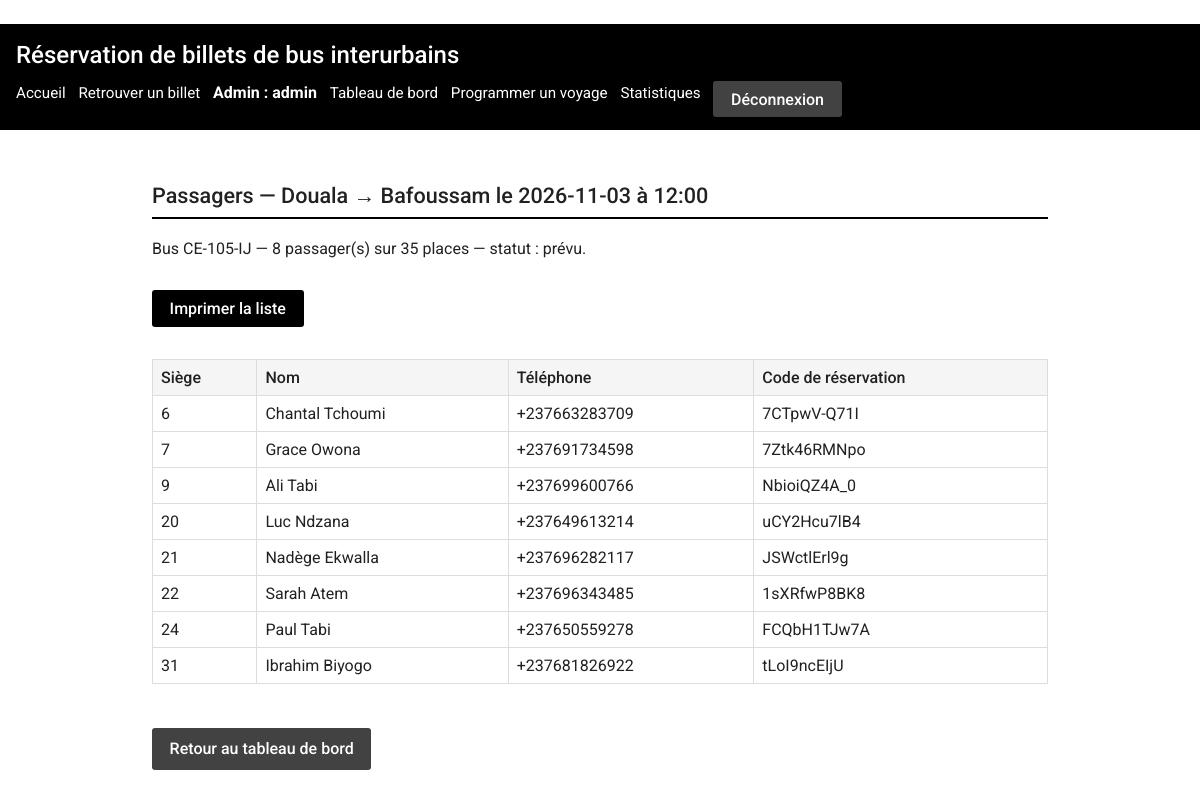
Page /admin/voyages/59/passagers (signed in) on the earlier database version.
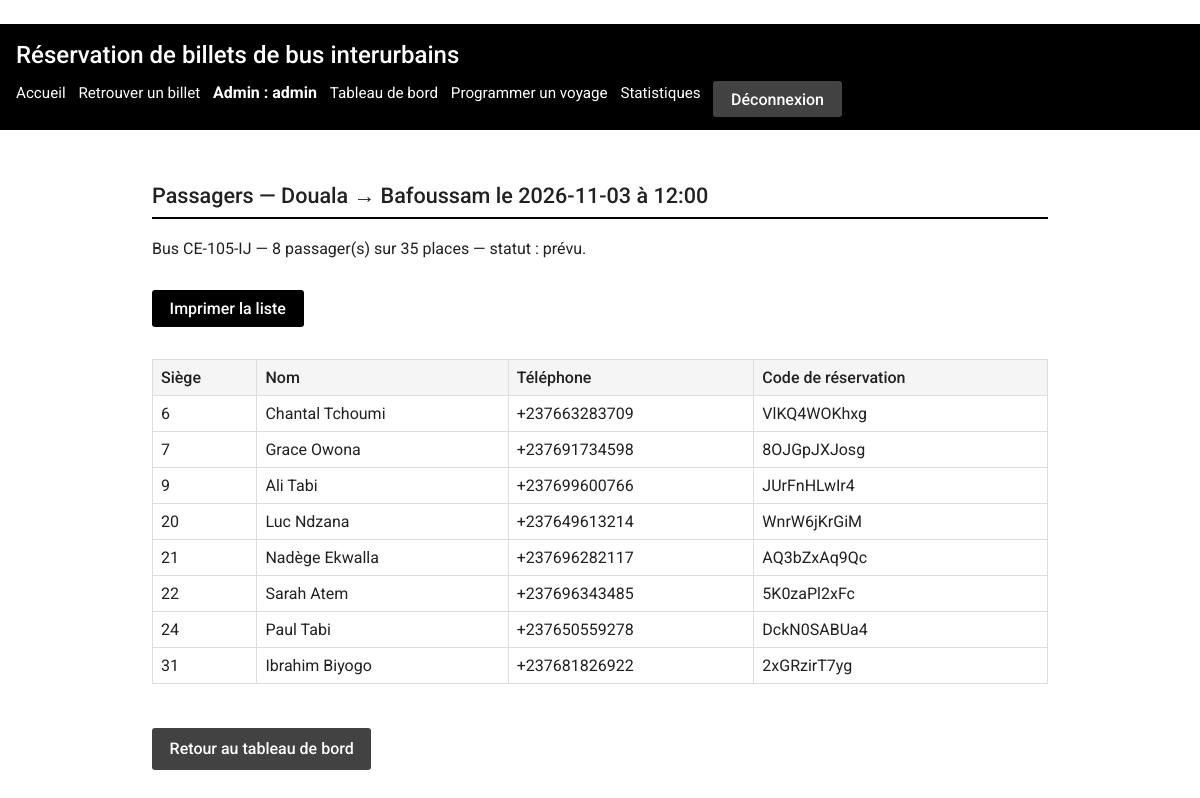
Same page on the later database version.
### tables this page shows
CREATE TABLE billets (
    id               INTEGER PRIMARY KEY AUTOINCREMENT,
    voyage_id        INTEGER NOT NULL REFERENCES voyages(id),
    numero_siege     INTEGER NOT NULL CHECK (numero_siege >= 1),
    nom              TEXT NOT NULL,
    telephone        TEXT NOT NULL,
    piece_identite   TEXT NOT NULL,
    code_reservation TEXT NOT NULL UNIQUE,
    date_achat       TEXT NOT NULL,     -- format ISO AAAA-MM-JJ
    -- Anti double-vente : un siège jamais deux fois pour le même voyage
    UNIQUE (voyage_id, numero_siege)
);

### app.py (the view)
@app.route("/admin/voyages/<int:voyage_id>/passagers")
@administrateur_requis
def admin_passagers(voyage_id):
    bdd = get_db()
    voyage = bdd.execute(
        """SELECT v.id, v.date, v.heure, v.statut,
                  t.ville_depart, t.ville_arrivee,
                  b.immatriculation, b.nombre_places
           FROM voyages v
           JOIN trajets t ON t.id = v.trajet_id
           JOIN bus b ON b.id = v.bus_id
           WHERE v.id = ?""",
        (voyage_id,),
    ).fetchone()
    if voyage is None:
        flash("Voyage introuvable.", "erreur")
        return redirect(url_for("admin_tableau"))
    passagers = bdd.execute(
        """SELECT nom, telephone, numero_siege, code_reservation
           FROM billets WHERE voyage_id = ?
           ORDER BY numero_siege""",
        (voyage_id,),
    ).fetchall()
    return render_template(
        "admin/passagers.html", voyage=voyage, passagers=passagers
    )

### app.py (called while the page is built)
def get_db():
    if "bdd" not in g:
        g.bdd = sqlite3.connect(CHEMIN_BDD)
        g.bdd.row_factory = sqlite3.Row
        g.bdd.execute("PRAGMA foreign_keys = ON")
    return g.bdd

@app.teardown_appcontext
def fermer_bdd(exception):
    bdd = g.pop("bdd", None)
    if bdd is not None:
        bdd.close()

def administrateur_requis(vue):
    @wraps(vue)
    def enveloppe(*args, **kwargs):
        if session.get("admin_id") is None:
            flash("Accès refusé : connectez-vous à l'administration.", "erreur")
            return redirect(url_for("admin_connexion"))
        return vue(*args, **kwargs)
    return enveloppe

### templates/admin/passagers.html (shortened to what this page needs)
﻿{% extends "admin/base_admin.html" %}
{% block contenu_admin %}
<section>
  <h2>Passagers — {{ voyage.ville_depart }} → {{ voyage.ville_arrivee }}
      le {{ voyage.date }} à {{ voyage.heure }}</h2>
  <p>Bus {{ voyage.immatriculation }} — {{ passagers|length }} passager(s)
     sur {{ voyage.nombre_places }} places — statut : {{ voyage.statut }}.</p>
  <p class="pas-a-imprimer">
    <button type="button" onclick="window.print()">Imprimer la liste</button>
  </p>
  {% if passagers %}
    <div class="defilement">
    <table>
      <thead>
        <tr>
          <th scope="col">Siège</th>
          <th scope="col">Nom</th>
          <th scope="col">Téléphone</th>
          <th scope="col">Code de réservation</th>
        </tr>
      </thead>
      <tbody>
        {% for passager in passagers %}
          <tr>
            <td>{{ passager.numero_siege }}</td>
            <td>{{ passager.nom }}</td>
            <td>{{ passager.telephone }}</td>
            <td>{{ passager.code_reservation }}</td>
          </tr>
        {% endfor %}
      </tbody>
    </table>
  </div>
  {% else %}
    <p>Aucun passager pour ce voyage.</p>
  {% endif %}
  <p class="pas-a-imprimer">
    <a class="btn secondary" href="{{ url_for('admin_tableau') }}">Retour au tableau de bord</a>
  </p>
</section>
{% endblock %}

Differences in the rows shown:
changed billets "Chantal Tchoumi": code_reservation "7CTpwV-Q71I" → "VlKQ4WOKhxg"
changed billets "Grace Owona": code_reservation "7Ztk46RMNpo" → "8OJGpJXJosg"
changed billets "Ali Tabi": code_reservation "NbioiQZ4A_0" → "JUrFnHLwIr4"
changed billets "Luc Ndzana": code_reservation "uCY2Hcu7lB4" → "WnrW6jKrGiM"
changed billets "Nadège Ekwalla": code_reservation "JSWctlErl9g" → "AQ3bZxAq9Qc"
changed billets "Sarah Atem": code_reservation "1sXRfwP8BK8" → "5K0zaPl2xFc"
changed billets "Paul Tabi": code_reservation "FCQbH1TJw7A" → "DckN0SABUa4"
changed billets "Ibrahim Biyogo": code_reservation "tLoI9ncEIjU" → "2xGRzirT7yg"
